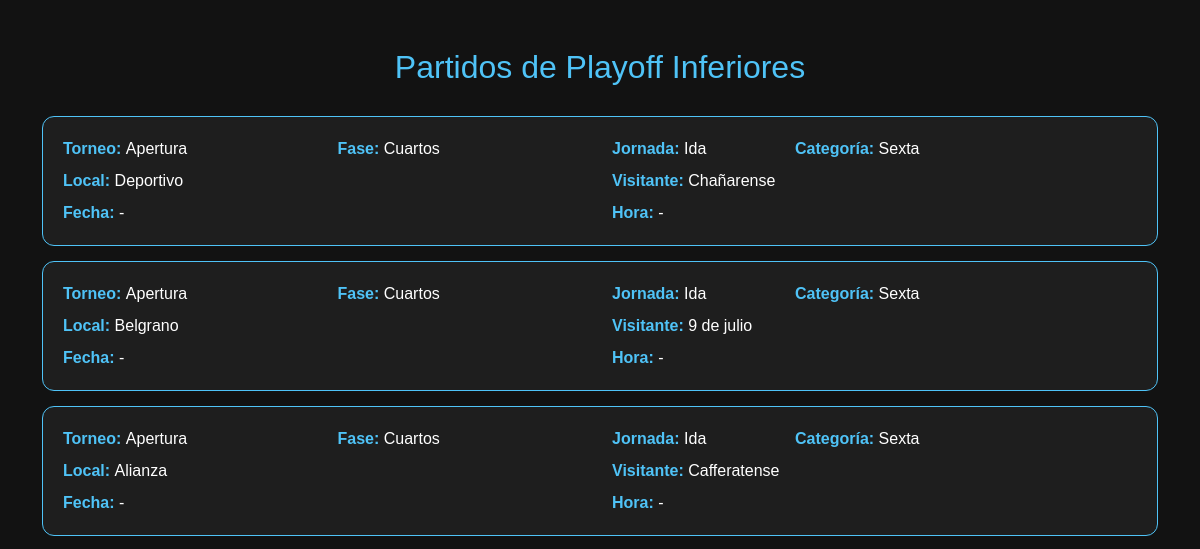
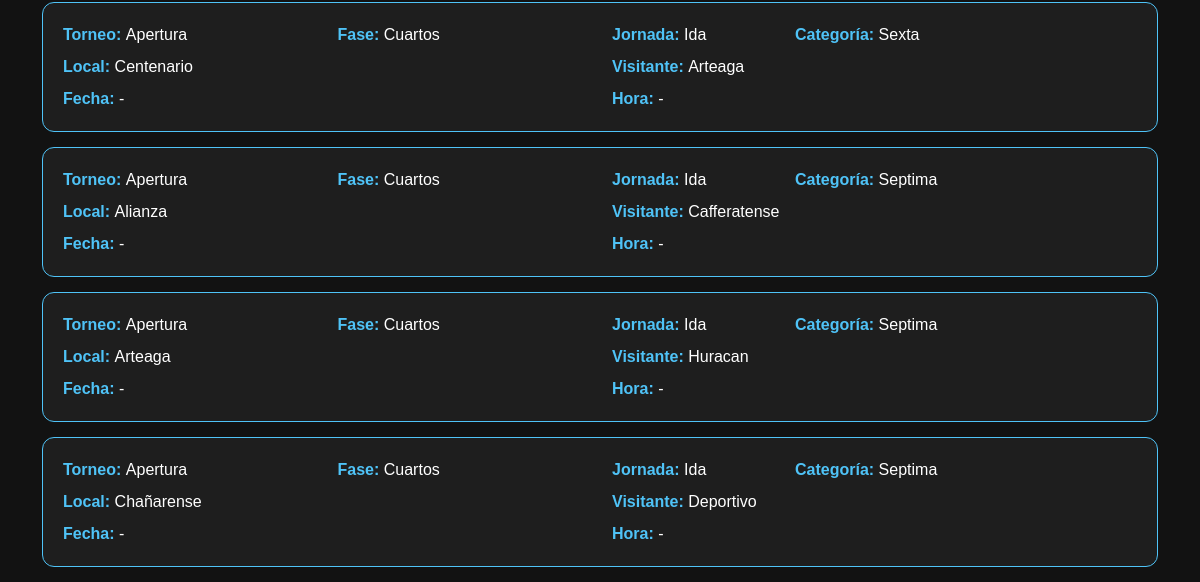
Page /playoff/partidos_inferiores on the earlier database version (2 pictures, top to bottom).
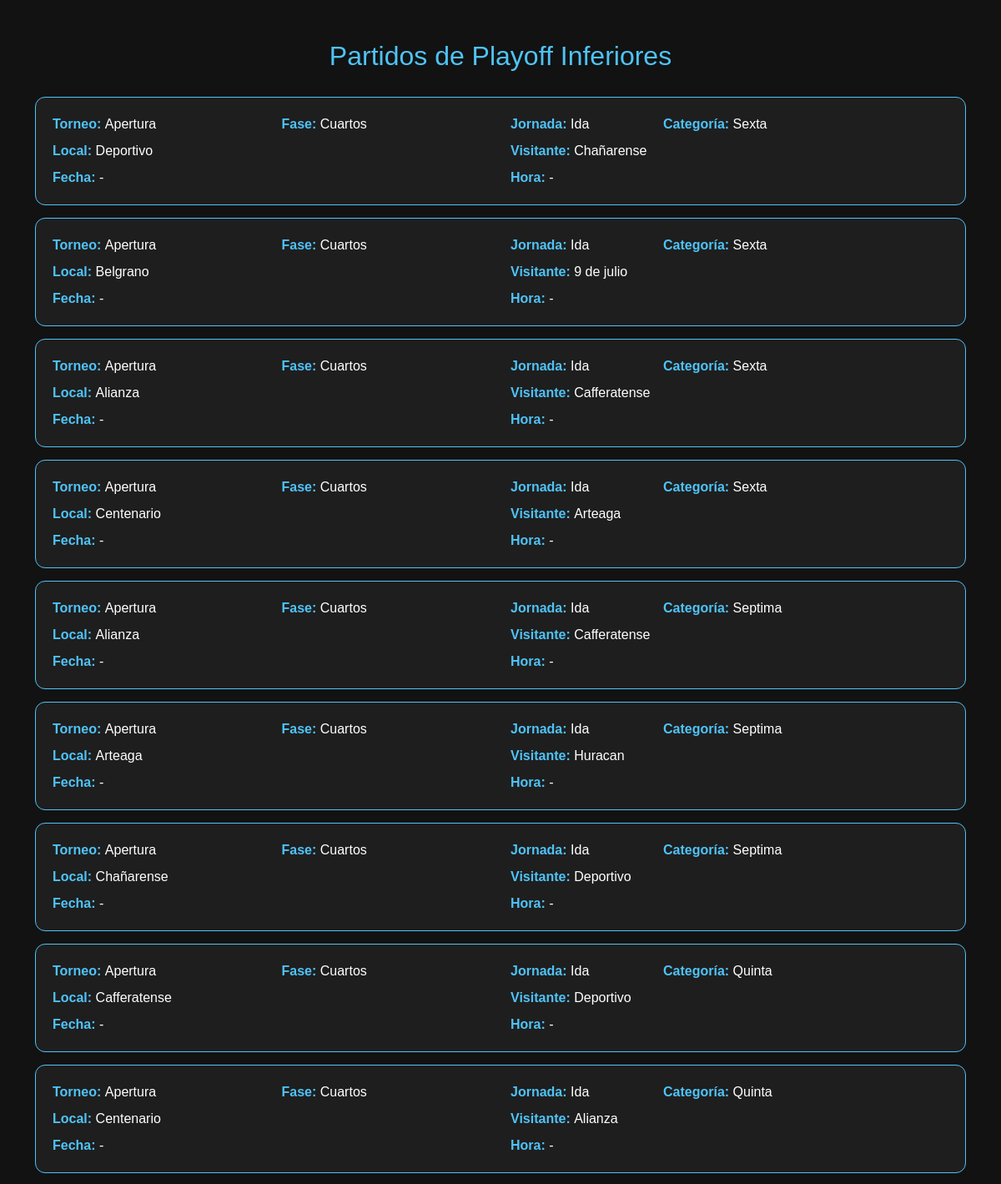
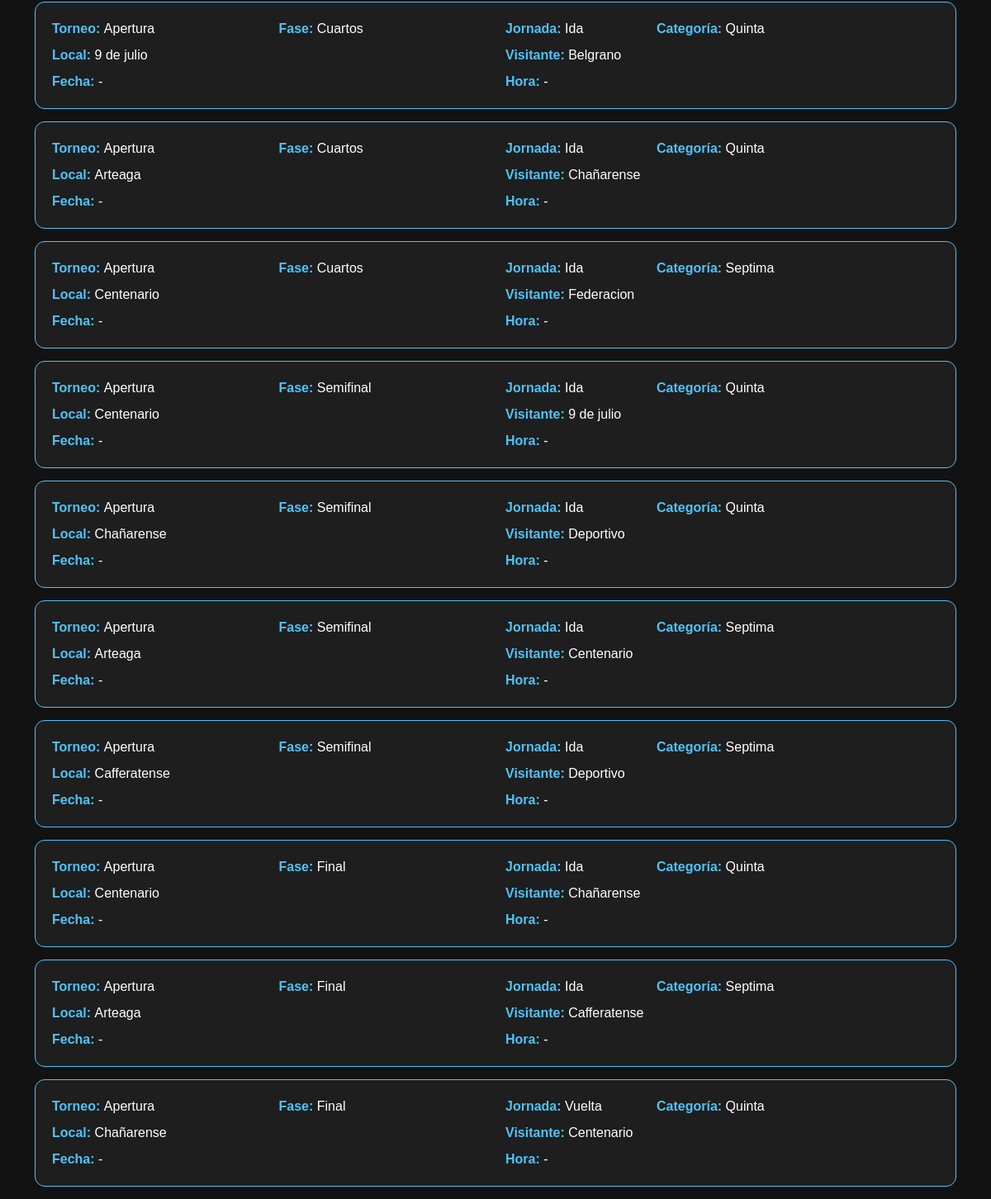
Same page on the later database version (2 pictures, top to bottom).
### app/models/models.py (models this page shows, shortened)
class Partido(db.Model):
    __tablename__ = 'partido'
    id = db.Column(db.Integer, primary_key=True)
    fecha_partido = db.Column(db.Date, nullable=True)
    hora_partido = db.Column(db.Time, nullable=True)
    jornada = db.Column(db.Integer, nullable=False)
    categoria = db.Column(db.String(20), nullable=False)
    torneo_id = db.Column(db.Integer, db.ForeignKey('torneo.id'), nullable=True)
    fase_id = db.Column(db.Integer, db.ForeignKey('fase.id'), nullable=True)
    equipo_local_id = db.Column(db.Integer, db.ForeignKey('equipo.id'), nullable=False)
    equipo_visitante_id = db.Column(db.Integer, db.ForeignKey('equipo.id'), nullable=False)
    goles_local = db.Column(db.Integer, default=0, nullable=False)
    goles_visitante = db.Column(db.Integer, default=0, nullable=False)
    jugado = db.Column(db.Boolean, default=False, nullable=False)
    equipo_local = db.relationship(
        'Equipo',
        foreign_keys=[equipo_local_id],
        back_populates='partidos_local'
    )
    equipo_visitante = db.relationship(
        'Equipo',
        foreign_keys=[equipo_visitante_id],
        back_populates='partidos_visitante'
    )
    torneo = db.relationship('Torneo', back_populates='partidos')
    fase = db.relationship('Fase', back_populates='partidos')
    estadisticas_jugadores = db.relationship(
        'EstadoJugadorPartido',
        back_populates='partido',
        lazy='select',
        cascade='all, delete-orphan'
    )

class Torneo(db.Model):
    __tablename__ = 'torneo'
    id = db.Column(db.Integer, primary_key=True)
    nombre = db.Column(db.String(50), nullable=False)  # Apertura / Clausura
    temporada_id = db.Column(db.Integer, db.ForeignKey('temporada.id'), nullable=False)
    temporada = db.relationship('Temporada', back_populates='torneos')
    partidos = db.relationship('Partido', back_populates='torneo')
    fases = db.relationship('Fase', back_populates='torneo')

class Fase(db.Model):
    __tablename__ = 'fase'
    id = db.Column(db.Integer, primary_key=True)
    nombre = db.Column(db.String(50), nullable=False)
    orden = db.Column(db.Integer, nullable=False, default=0)  # si no definiste, poner default
    torneo_id = db.Column(db.Integer, db.ForeignKey('torneo.id'), nullable=False)
    ida_vuelta = db.Column(db.Boolean, default=False, nullable=False)
    torneo = db.relationship('Torneo', back_populates='fases')
    partidos = db.relationship('Partido', back_populates='fase')

class Club(db.Model):
    __tablename__ = 'club'
    id = db.Column(db.Integer, primary_key=True)
    nombre = db.Column(db.String(150), nullable=False, unique=True)
    localidad = db.Column(db.String(120), nullable=True)
    escudo_url = db.Column(db.String(300), nullable=True)
    equipos = db.relationship('Equipo', back_populates='club', lazy='select', cascade='all, delete-orphan')

### app/routes/views.py (the view)
@views.route('/playoff/partidos_inferiores', methods=['GET'])
def vista_partidos_playoff_inferiores():
    from app.models.models import Torneo
    torneos = Torneo.query.order_by(Torneo.id.desc()).all()
    fases_list = Fase.query.filter(Fase.nombre.in_([
        "Cuartos", "Semifinal", "Final", "Finalísima"
    ])).order_by(Fase.orden).all()
    fases_dict = {}
    for fase in fases_list:
        if fase.nombre not in fases_dict:
            fases_dict[fase.nombre] = fase
    fases = list(fases_dict.values())
    partidos = (
        Partido.query
        .join(Fase)
        .join(Torneo, Partido.torneo_id == Torneo.id)
        .filter(Fase.nombre.in_([
            "Cuartos", "Semifinal", "Final", "Finalísima"
        ]))
        .filter(Partido.categoria.in_(['quinta', 'sexta', 'septima']))
        .order_by(Torneo.id.desc(), Fase.orden, Partido.jornada)
        .all()
    )
    return render_template(
        "plantillasAdmin/ver_partidos_playoff_inferiores.html",
        torneos=torneos,
        fases=fases,
        partidos=partidos
    )

### app/templates/plantillasAdmin/ver_partidos_playoff_inferiores.html (shortened to what this page needs)
<!doctype html>
<html lang="es">
<head>
<link href="https://cdn.jsdelivr.net/npm/bootstrap@5.3.3/dist/css/bootstrap.min.css" rel="stylesheet">
</head>
<body>
<div class="container mt-5">
    <h2>Partidos de Playoff Inferiores</h2>
    {% if partidos %}
        {% for p in partidos %}
        <div class="card">
            <div class="row">
                <div class="col-md-3"><strong>Torneo:</strong> <span>{{ p.torneo.nombre }}</span></div>
                <div class="col-md-3"><strong>Fase:</strong> <span>{{ p.fase.nombre }}</span></div>
                <div class="col-md-2"><strong>Jornada:</strong> <span>{% if p.fase.ida_vuelta %}{{ "Ida" if p.jornada==1 else "Vuelta" }}{% else %}Único{% endif %}</span></div>
                <div class="col-md-2"><strong>Categoría:</strong> <span>{{ p.categoria|capitalize }}</span></div>
            </div>
            <div class="row mt-2">
                <div class="col-md-6"><strong>Local:</strong> <span>{{ p.equipo_local.club.nombre }}</span></div>
                <div class="col-md-6"><strong>Visitante:</strong> <span>{{ p.equipo_visitante.club.nombre }}</span></div>
            </div>
            <div class="row mt-2">
                <div class="col-md-6"><strong>Fecha:</strong> <span>{{ p.fecha_partido or '-' }}</span></div>
                <div class="col-md-6"><strong>Hora:</strong> <span>{{ p.hora_partido or '-' }}</span></div>
            </div>
        </div>
        {% endfor %}
    {% else %}
        <div class="alert alert-info">No hay partidos de playoff de inferiores cargados.</div>
    {% endif %}
</div>
</body>
</html>

### app/templates/plantillasAdmin/ver_partidos_playoff_inferiores.html (style rules this page uses)
body { background: #121212; color: #f5f5f5; font-family: Arial, sans-serif; }
h2 { color: #4fc3f7; margin-bottom: 30px; text-align: center; }
.card { background: #1e1e1e; border: 1px solid #4fc3f7; border-radius: 12px; padding: 20px; margin-bottom: 15px; }
.card strong { color: #4fc3f7; }
.card span { color: #ffffff; font-weight: 500; }
.row + .row { margin-top: 10px; }

Differences in the rows shown:
added Partido: torneo.nombre "Apertura", fase.nombre "Cuartos", jornada "Ida", categoria "Quinta", equipo_local.club.nombre "Cafferatense", equipo_visitante.club.nombre "Deportivo", fecha_partido "-", hora_partido "-"
added Partido: torneo.nombre "Apertura", fase.nombre "Cuartos", jornada "Ida", categoria "Quinta", equipo_local.club.nombre "Centenario", equipo_visitante.club.nombre "Alianza", fecha_partido "-", hora_partido "-"
added Partido: torneo.nombre "Apertura", fase.nombre "Cuartos", jornada "Ida", categoria "Quinta", equipo_local.club.nombre "9 de julio", equipo_visitante.club.nombre "Belgrano", fecha_partido "-", hora_partido "-"
added Partido: torneo.nombre "Apertura", fase.nombre "Cuartos", jornada "Ida", categoria "Quinta", equipo_local.club.nombre "Arteaga", equipo_visitante.club.nombre "Chañarense", fecha_partido "-", hora_partido "-"
added Partido: torneo.nombre "Apertura", fase.nombre "Cuartos", jornada "Ida", categoria "Septima", equipo_local.club.nombre "Centenario", equipo_visitante.club.nombre "Federacion", fecha_partido "-", hora_partido "-"
added Partido: torneo.nombre "Apertura", fase.nombre "Semifinal", jornada "Ida", categoria "Quinta", equipo_local.club.nombre "Centenario", equipo_visitante.club.nombre "9 de julio", fecha_partido "-", hora_partido "-"
added Partido: torneo.nombre "Apertura", fase.nombre "Semifinal", jornada "Ida", categoria "Quinta", equipo_local.club.nombre "Chañarense", equipo_visitante.club.nombre "Deportivo", fecha_partido "-", hora_partido "-"
added Partido: torneo.nombre "Apertura", fase.nombre "Semifinal", jornada "Ida", categoria "Septima", equipo_local.club.nombre "Arteaga", equipo_visitante.club.nombre "Centenario", fecha_partido "-", hora_partido "-"
added Partido: torneo.nombre "Apertura", fase.nombre "Semifinal", jornada "Ida", categoria "Septima", equipo_local.club.nombre "Cafferatense", equipo_visitante.club.nombre "Deportivo", fecha_partido "-", hora_partido "-"
added Partido: torneo.nombre "Apertura", fase.nombre "Final", jornada "Ida", categoria "Quinta", equipo_local.club.nombre "Centenario", equipo_visitante.club.nombre "Chañarense", fecha_partido "-", hora_partido "-"
added Partido: torneo.nombre "Apertura", fase.nombre "Final", jornada "Ida", categoria "Septima", equipo_local.club.nombre "Arteaga", equipo_visitante.club.nombre "Cafferatense", fecha_partido "-", hora_partido "-"
added Partido: torneo.nombre "Apertura", fase.nombre "Final", jornada "Vuelta", categoria "Quinta", equipo_local.club.nombre "Chañarense", equipo_visitante.club.nombre "Centenario", fecha_partido "-", hora_partido "-"
